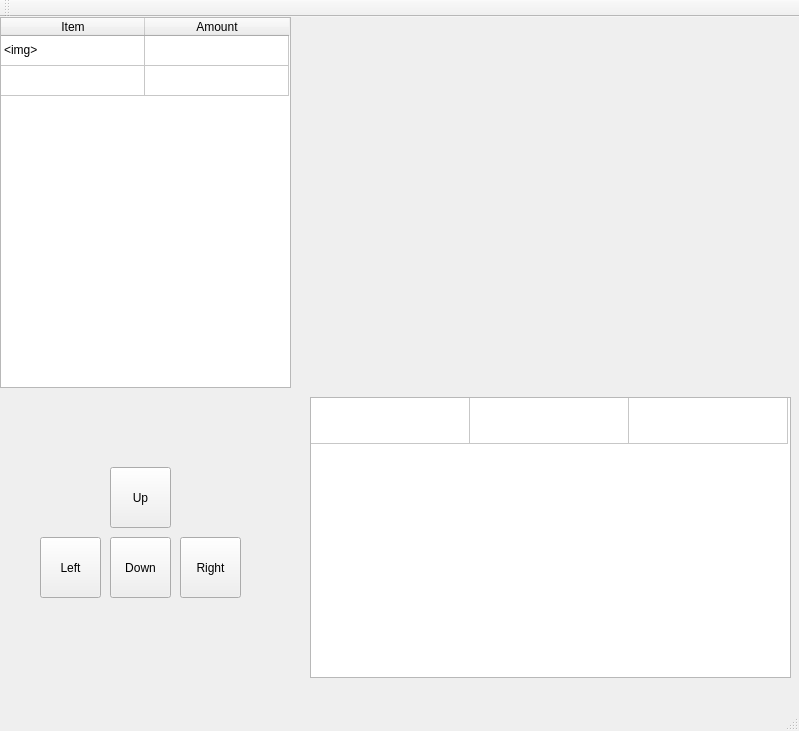
<?xml version="1.0" encoding="UTF-8"?>
<ui version="4.0">
 <class>MainWindow</class>
 <widget class="QMainWindow" name="MainWindow">
  <property name="geometry">
   <rect>
    <x>0</x>
    <y>0</y>
    <width>799</width>
    <height>731</height>
   </rect>
  </property>
  <property name="windowTitle">
   <string>MainWindow</string>
  </property>
  <widget class="QWidget" name="centralWidget">
   <widget class="QTableWidget" name="tableWidget">
    <property name="geometry">
     <rect>
      <x>0</x>
      <y>0</y>
      <width>291</width>
      <height>371</height>
     </rect>
    </property>
    <attribute name="horizontalHeaderDefaultSectionSize">
     <number>144</number>
    </attribute>
    <attribute name="verticalHeaderVisible">
     <bool>false</bool>
    </attribute>
    <row>
     <property name="text">
      <string>New Row</string>
     </property>
    </row>
    <row>
     <property name="text">
      <string>New Row</string>
     </property>
    </row>
    <column>
     <property name="text">
      <string>Item</string>
     </property>
    </column>
    <column>
     <property name="text">
      <string>Amount</string>
     </property>
    </column>
    <item row="0" column="0">
     <property name="text">
      <string>&lt;img&gt;</string>
     </property>
    </item>
   </widget>
   <widget class="QLabel" name="label">
    <property name="geometry">
     <rect>
      <x>310</x>
      <y>10</y>
      <width>481</width>
      <height>361</height>
     </rect>
    </property>
    <property name="text">
     <string>&lt;img src='C:\\Users\\Nout\\Documents\\Qt_Projects\\MAPZ_6-7\\Background\\House.png'  width= 481 height= 361 &gt;</string>
    </property>
   </widget>
   <widget class="QTableWidget" name="tableWidget_2">
    <property name="geometry">
     <rect>
      <x>310</x>
      <y>380</y>
      <width>481</width>
      <height>281</height>
     </rect>
    </property>
    <attribute name="horizontalHeaderVisible">
     <bool>false</bool>
    </attribute>
    <attribute name="horizontalHeaderDefaultSectionSize">
     <number>159</number>
    </attribute>
    <attribute name="horizontalHeaderMinimumSectionSize">
     <number>61</number>
    </attribute>
    <attribute name="verticalHeaderVisible">
     <bool>false</bool>
    </attribute>
    <attribute name="verticalHeaderDefaultSectionSize">
     <number>46</number>
    </attribute>
    <row>
     <property name="text">
      <string>New Row</string>
     </property>
    </row>
    <column>
     <property name="text">
      <string>New Column</string>
     </property>
    </column>
    <column>
     <property name="text">
      <string>New Column</string>
     </property>
    </column>
    <column>
     <property name="text">
      <string>New Column</string>
     </property>
    </column>
   </widget>
   <widget class="QPushButton" name="pushButton">
    <property name="geometry">
     <rect>
      <x>110</x>
      <y>450</y>
      <width>61</width>
      <height>61</height>
     </rect>
    </property>
    <property name="text">
     <string>Up</string>
    </property>
   </widget>
   <widget class="QPushButton" name="pushButton_2">
    <property name="geometry">
     <rect>
      <x>110</x>
      <y>520</y>
      <width>61</width>
      <height>61</height>
     </rect>
    </property>
    <property name="text">
     <string>Down</string>
    </property>
   </widget>
   <widget class="QPushButton" name="pushButton_3">
    <property name="geometry">
     <rect>
      <x>40</x>
      <y>520</y>
      <width>61</width>
      <height>61</height>
     </rect>
    </property>
    <property name="text">
     <string>Left</string>
    </property>
   </widget>
   <widget class="QPushButton" name="pushButton_4">
    <property name="geometry">
     <rect>
      <x>180</x>
      <y>520</y>
      <width>61</width>
      <height>61</height>
     </rect>
    </property>
    <property name="text">
     <string>Right</string>
    </property>
   </widget>
  </widget>
  <widget class="QMenuBar" name="menuBar">
   <property name="geometry">
    <rect>
     <x>0</x>
     <y>0</y>
     <width>799</width>
     <height>25</height>
    </rect>
   </property>
  </widget>
  <widget class="QToolBar" name="mainToolBar">
   <attribute name="toolBarArea">
    <enum>TopToolBarArea</enum>
   </attribute>
   <attribute name="toolBarBreak">
    <bool>false</bool>
   </attribute>
  </widget>
  <widget class="QStatusBar" name="statusBar"/>
 </widget>
 <layoutdefault spacing="6" margin="11"/>
 <resources/>
 <connections/>
</ui>
